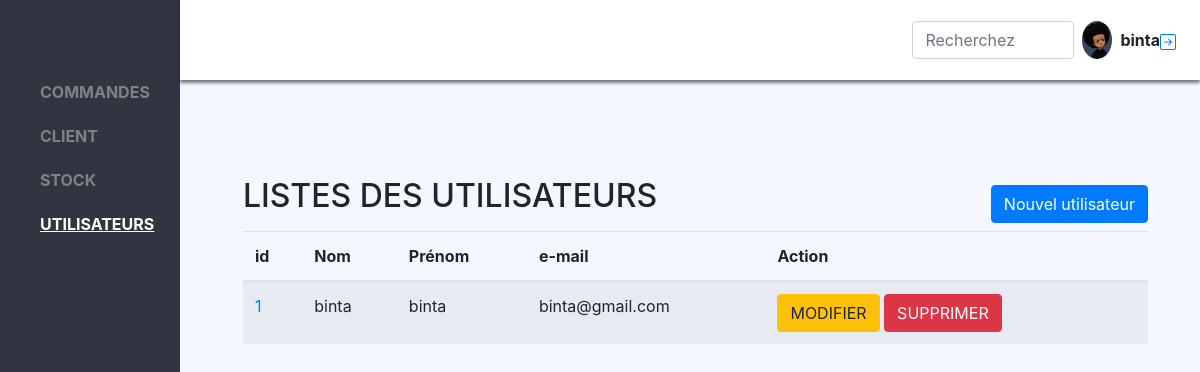
/view/admin/user.php (signed in), run on the app's committed database.
### tables this page shows
CREATE TABLE `user` (
  `idUser` int(11) NOT NULL,
  `nomUser` varchar(255) NOT NULL,
  `prenomUser` varchar(255) NOT NULL,
  `login` varchar(255) NOT NULL,
  `mdp` varchar(255) NOT NULL
);

### model/userModel.php (called while the page is built, shortened)
<?php
    require_once('bdd.php');
    function getAllUser(){
        global $bdd;
        $req = "SELECT * FROM user";
        return $bdd->query($req)->fetchAll();
    }

### view/admin/user.php (the view, shortened to what this page needs)
<?php
    include_once('index.php');
    require_once('../../model/userModel.php');
    $users = getAllUser();
?>
<div class="content  pt-5" style=" width: 85%; margin-top:81px; position: absolute; left: 15%;">
        <div class="container-list-product col-md-11 ml-5 mt-5">
        <div class="d-flex align-items-center justify-content-between">
        <h2 class="mb-3">LISTES DES UTILISATEURS</h2>
        <a href="addUser.php"><button class="btn btn-primary">Nouvel utilisateur</button></a>
        </div>
        <table class="table table-striped">
            <thead>
                <tr>
                <th scope="col">id</th>
                <th scope="col">Nom</th>
                <th scope="col">Prénom</th>
                <th scope="col">e-mail</th>
                <th scope="col">Action</th>
                </tr>
            </thead>
            <tbody>
                    <?php
                        foreach($users as $user){
                            ?>
                                <tr>
                                    <td>
                                        <a href=""><?=$user['idUser']?></a>
                                    </td>
                                    <td>
                                        <?=$user['nomUser']?>
                                    </td>
                                    <td><?=$user['prenomUser']?></td>
                                    <td><?=$user['login']?></td>
                                    <td>
                                        <button class="btn btn-warning">MODIFIER</button>
                                        <button class="btn btn-danger">SUPPRIMER</button>
                                    </td>
                                </tr>
                            <?php
                        }
                    ?>
            </tbody>
            </table>
        </div>
</div>

### data on the page
user: idUser "1", nomUser "binta", prenomUser "binta", login "binta@gmail.com"

### other printed values
$_SESSION['nom'] "binta"
